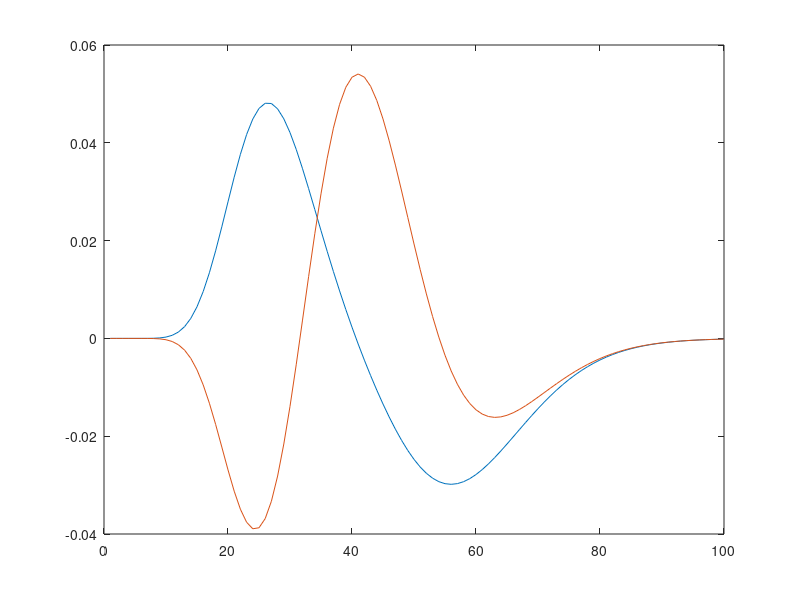
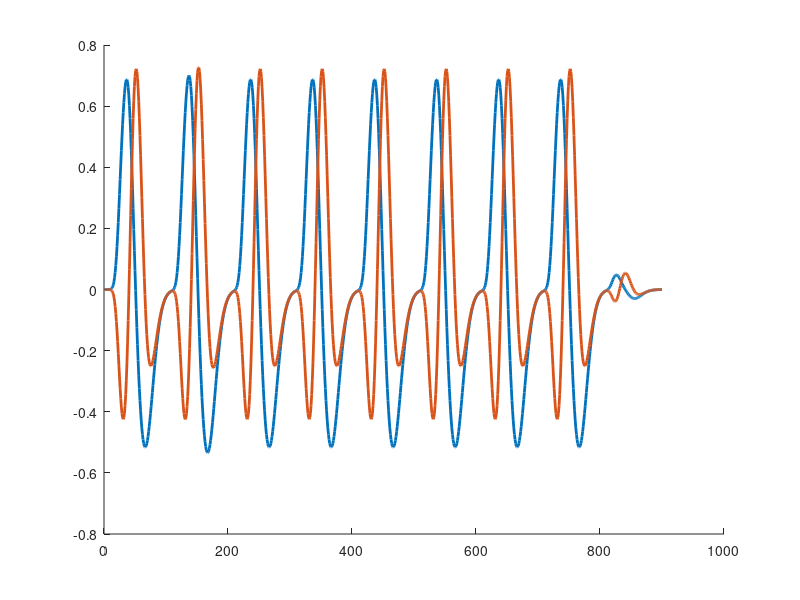

MATLAB code to generate these figures, in order:



% Step 1b: Define the time axis of the filters
nt=100;         % Number of temporal samples in the filter
max_t=0.5;      % Duration of impulse response (sec)
dt = max_t/nt;  % Temporal sampling interval (sec)

% A column vector holding temporal sampling intervals
t_filt=linspace(0,max_t,nt)';



% Temporal filter parameters
k = 80;    % Scales the response into time units
slow_n = 18; % Width of the slow temporal filter
fast_n = 12; % Width of the fast temporal filter
beta =1;  % Beta. Represents the weighting of the negative
            % phase of the temporal relative to the positive 
            % phase.

% Temporal filter response (formula as in Adelson & Bergen, 1985, Eq. 1)
slow_t=(k*t_filt).^slow_n .* exp(-k*t_filt).*(1/factorial(slow_n)-beta.*((k*t_filt).^2)/factorial(slow_n+2));
fast_t=(k*t_filt).^fast_n .* exp(-k*t_filt).*(1/factorial(fast_n)-beta.*((k*t_filt).^2)/factorial(fast_n+2));

figure;plot(slow_t+fast_t);hold on;plot(slow_t-fast_t)

t=0:dt:4;
stim = ((square(2*2*pi*t,20)) +1) ./2;


slow_out = conv(stim,slow_t,'full');
fast_out = conv(stim,fast_t,'full');

% figure; hold on; plot(slow_out);plot(fast_out);
% plot(stim)
% legend('slow','fast')

resp_slow = slow_out;
resp_fast = fast_out;

figure;
energy_right = resp_slow + resp_fast;
hold on;plot(energy_right,'LineWidth',2)
% plot(resp_slow,'LineWidth',2)
% plot(resp_fast,'LineWidth',2)
plot(resp_slow - resp_fast,'LineWidth',2)

